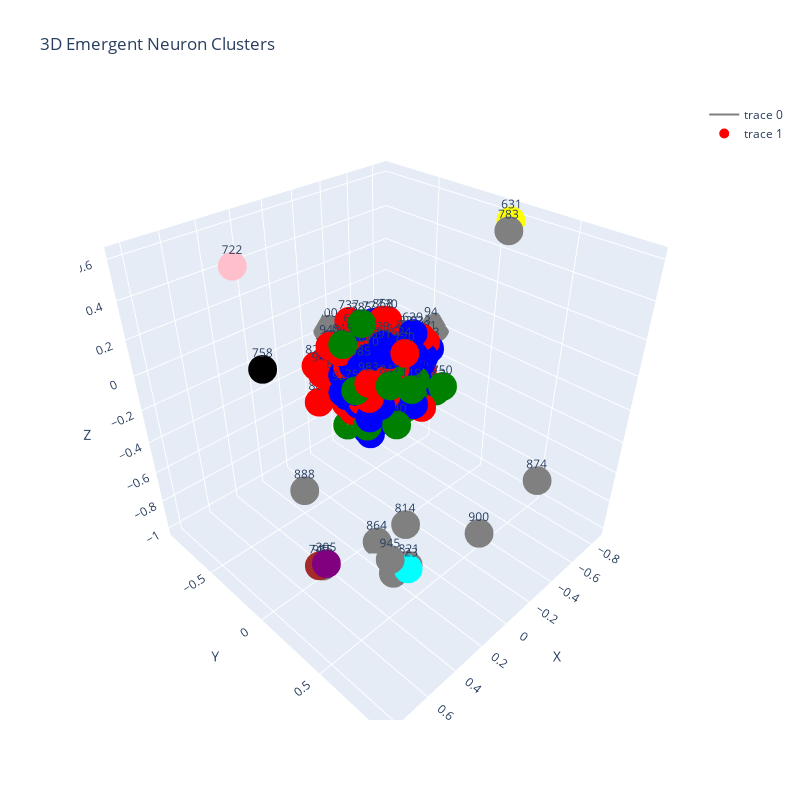

The cell this chart's notebook holds for it:
### Code cell
# Optimized find_best_k
def get_energy_graph(model, k=3000, input_neurons=None, input_values=None, use_states=False):
    if use_states and input_neurons is not None and input_values is not None:
        with torch.no_grad():
            # input_values should be on the same device as model
            _, states = model(input_neurons, input_values, output_neurons)
            states = states.cpu().numpy() # Move to CPU for numpy
            weight_matrix = np.corrcoef(states.T)
            weight_matrix = np.nan_to_num(weight_matrix, 0)
    else:
        # Move weights to CPU for numpy
        weight_matrix = model.weights.data.cpu().numpy()
        weight_matrix = (weight_matrix - weight_matrix.min()) / (weight_matrix.max() - weight_matrix.min() + 1e-8)
        
    print(f"Weight matrix stats: min={weight_matrix.min():.4f}, max={weight_matrix.max():.4f}, std={np.std(weight_matrix):.4f}")
    G = nx.Graph()
    edges = []
    for i in range(model.num_neurons):
        for j in range(i + 1, model.num_neurons):
            edges.append((i, j, weight_matrix[i, j]))
            
    edges = sorted(edges, key=lambda x: x[2], reverse=True)[:k]
    for i in range(model.num_neurons):
        G.add_node(i)
    for i, j, w in edges:
        G.add_edge(i, j, weight=w)
        
    singletons = sum(1 for node in G.nodes() if G.degree(node) == 0)
    print(f"Singletons: {singletons}/{model.num_neurons}")
    return G

def find_best_k(model, min_k=3000, max_k=15000, step=1000, max_components=20, input_neurons=None, input_values=None, use_states=False):
    k_values = []
    mod_values = []
    for k in range(min_k, max_k + 1, step):
        G = get_energy_graph(model, k=k, input_neurons=input_neurons, input_values=input_values, use_states=use_states)
        components = nx.number_connected_components(G)
        communities = greedy_modularity_communities(G, weight='weight')
        current_mod = modularity(G, communities, weight='weight')
        if components <= max_components:
            k_values.append(k)
            mod_values.append(current_mod)
            cluster_sizes = [len(comm) for comm in communities]
            print(f"k={k}: Modularity={current_mod:.4f}, Components={components}, Cluster sizes={cluster_sizes}")
    
    if not k_values:
        print("No valid k found; try increasing max_components or min_k")
        return min_k
    
    kneedle = KneeLocator(k_values, mod_values, curve="convex", direction="decreasing")
    best_k = kneedle.knee if kneedle.knee else k_values[np.argmax(mod_values)]
    print(f"Best balanced k: {best_k} (modularity={max(mod_values):.4f})")
    return best_k

# Visualization
def visualize_3d(G, partition):
    pos_3d = nx.spring_layout(G, dim=3, seed=42)
    edge_x, edge_y, edge_z = [], [], []
    for edge in G.edges():
        x0, y0, z0 = pos_3d[edge[0]]
        x1, y1, z1 = pos_3d[edge[1]]
        edge_x += [x0, x1, None]
        edge_y += [y0, y1, None]
        edge_z += [z0, z1, None]
    edge_trace = go.Scatter3d(x=edge_x, y=edge_y, z=edge_z, mode='lines', line=dict(width=2, color='gray'))
    
    node_x, node_y, node_z = [], [], []
    node_colors = []
    colors = {0: 'blue', 1: 'red', 2: 'green', 3: 'purple', 4: 'orange', 5: 'cyan', 6: 'yellow', 7: 'pink', 8: 'brown', 9: 'black'}
    for node in G.nodes():
        x, y, z = pos_3d[node]
        node_x.append(x)
        node_y.append(y)
        node_z.append(z)
        node_colors.append(colors.get(partition.get(node, 0), 'gray'))
        
    node_trace = go.Scatter3d(x=node_x, y=node_y, z=node_z, mode='markers+text', marker=dict(size=10, color=node_colors), text=list(G.nodes()))
    fig = go.Figure(data=[edge_trace, node_trace], layout=go.Layout(
        title='3D Emergent Neuron Clusters', 
        width=800,
        height=800,
        scene=dict(xaxis_title='X', yaxis_title='Y', zaxis_title='Z', aspectmode='cube')
    ))
    fig.show()

# Run clustering
batch, _ = next(iter(train_loader))
# --- 5. Move clustering batch to device ---
# This is important if you use use_states=True
batch = batch.flatten(1).to(device)

best_k = find_best_k(model, min_k=3000, max_k=15000, step=1000, max_components=20, input_neurons=input_neurons, input_values=batch, use_states=False)
G = get_energy_graph(model, k=best_k, input_neurons=input_neurons, input_values=batch, use_states=False)
communities = greedy_modularity_communities(G, weight='weight')
partition = {node: i for i, comm in enumerate(communities) for node in comm}
print("Detected clusters:", partition)
cluster_sizes = [len(comm) for comm in communities]
print("Cluster sizes:", cluster_sizes)

# Note: The 3D visualization is very slow for 1000 nodes.
visualize_3d(G, partition)

### Figure 1 — Plotly figure (JSON) as saved in the notebook; plotly's stock layout.template omitted (floating-point values rounded to 4 significant figures; data arrays with more than 128 entries replaced by an {"elided": "..."} marker saying what was removed)
{"data": [{"line": {"color": "gray", "width": 2}, "mode": "lines", "type": "scatter3d", "x": {"elided": "39000 float values"}, "y": {"elided": "39000 float values"}, "z": {"elided": "39000 float values"}}, {"marker": {"color": {"elided": "1000 str values"}, "size": 10}, "mode": "markers+text", "text": {"elided": "1000 str values"}, "type": "scatter3d", "x": {"elided": "1000 float values"}, "y": {"elided": "1000 float values"}, "z": {"elided": "1000 float values"}}], "layout": {"height": 800, "scene": {"aspectmode": "cube", "xaxis": {"title": {"text": "X"}}, "yaxis": {"title": {"text": "Y"}}, "zaxis": {"title": {"text": "Z"}}}, "title": {"text": "3D Emergent Neuron Clusters"}, "width": 800}}
